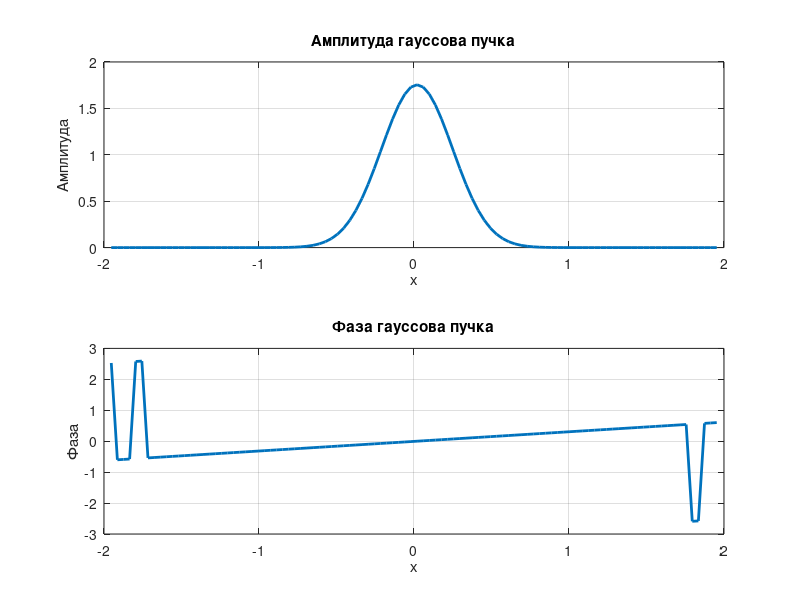

This figure's MATLAB source:

% Для аналитики применить не финитное 
% преобразование. Использовать свойства 
% преобразования Фурье. 
% Параметры
N = 100; % Размерность вектора f
M = 256; % Размерность после дополнения нулями
a = 5;
hx = 2 * a / N; % Шаг по x
input_field = @(x) exp(-x.^2);

% Шаг 1: Дискретизация входной функции f(x)
x = linspace(-a, a, N);
f = input_field(x);

% Шаг 2: Дополнение вектора f нулями до размерности M
f_padded = [zeros(1, (M-N)/2), f, zeros(1, (M-N)/2)];

% Шаг 3: Разбить вектор f на две половины и поменять их местами
f_swapped = [f_padded((M/2+1):end), f_padded(1:(M/2))];

% Шаг 4: Выполнить БПФ от f и умножить результат на шаг hx
F = fft(f_swapped) * hx;

% Шаг 5: Разбить вектор F на две половины и поменять их местами
F = [F((M/2+1):end), F(1:(M/2))];

% Шаг 6: «Вырезать» центральную часть вектора F, оставив центральные N элементов
F = F((M/2-N/2+1):(M/2+N/2));

% Шаг 7: Пересчитать область задания функции Fa(u) по формуле (7)
b = N^2 / (4 * a * M);
u = linspace(-b, b, N);

% Построение графика амплитуды
figure;
subplot(2, 1, 1);
plot(u, abs(F), 'LineWidth', 2);
title('Амплитуда гауссова пучка');
xlabel('x');
ylabel('Амплитуда');
grid on;

% Построение графика фазы
subplot(2, 1, 2);
plot(u, angle(F), 'LineWidth', 2);
title('Фаза гауссова пучка');
xlabel('x');
ylabel('Фаза');
grid on;
